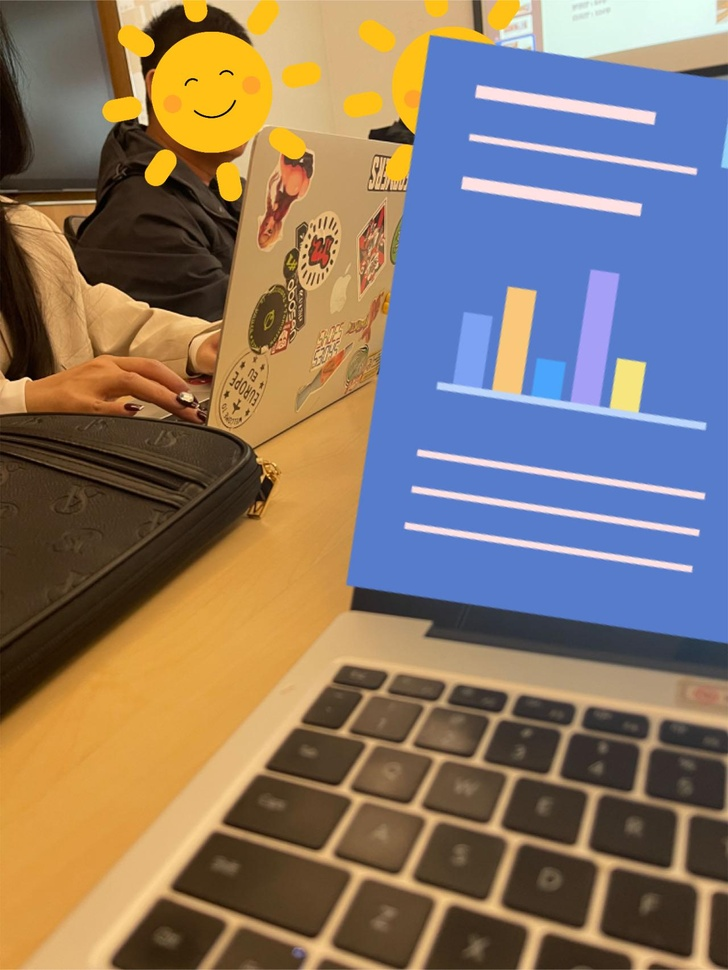
//> input picture 1.jpg, 728 x 970 px, shrunk from 1280 x 1706 before the run
$ ./main   (built with g++ and OpenCV 4)
//> lines starting //> are read from the running program, lines starting //| are printed output that depends on the picture
### createalpha.h
#ifndef CREATEALPHA_H
#define CREATEALPHA_H
#include <opencv2/objdetect.hpp>
#include <opencv2/imgproc.hpp>

class CreateAlpha
{
public:
    CreateAlpha(){};
    cv::Mat createAlphaChannel(cv::Mat& src);
    int addAlpha(cv::Mat& src, cv::Mat& dst, cv::Mat& alpha);
};

#endif // CREATEALPHA_H

### pieceofimage.h
#ifndef PIECEOFIMAGE_H
#define PIECEOFIMAGE_H
#include <map>
#include <opencv2/opencv.hpp>

class RectangleScope{
public:
    RectangleScope(){}
    cv::Point ltp;
    cv::Point rtp;
    cv::Point rbp;
    cv::Point lbp;
    int getWidth(){return rtp.x-ltp.x;}
    int getHeight(){return rbp.y-ltp.y;}
};

class CircleScope{
public:
    CircleScope(){}
    cv::Point center;
    int r;
    int code;
};

struct KeyPoints{
    RectangleScope externalScope;
    RectangleScope internalScope;
    std::vector<CircleScope> circleScopes;
};

class Location
{
public:
    Location(){};
    int row;
    int col;

    Location(long irow,long icol):row(irow),col(icol){}
};
class SizeOfImage
{
public:
    SizeOfImage(){};
    int width;
    int height;
    SizeOfImage(long iwidth,long iheight):width(iwidth),height(iheight){}
};

class PieceOfImage
{
public:
    PieceOfImage(){};
    Location location={0,0};
    std::map<std::string,int> sidesCode={{"左边",0},{"上边",0},{"右边",0},{"下边",0}};
    SizeOfImage size;
    std::string type;
    cv::Mat image;
    int r;
    cv::Mat shapedImage;
    KeyPoints getKeyPoints();
    void setKeyPoints();
private:
    KeyPoints keyPoints;
};

class ImageToTest{
public:
    ImageToTest(){};
    Location location={0,0};
    std::map<std::string,int> sidesCode={{"左边",0},{"上边",0},{"右边",0},{"下边",0}};
    std::string type;
};

#endif // PIECEOFIMAGE_H

### tools.h
#ifndef TOOLS_H
#define TOOLS_H
#include <pieceofimage.h>

class SizeOfPartition{
public:
    SizeOfPartition(){
        col = 0;
        row = 0;
        width = 0;
        height = 0;
        lta = 0;
        keyPoints = KeyPoints();
    };
    int col;
    int row;
    int width;
    int height;
    int lta;
    KeyPoints keyPoints;
};

class Tools
{
public:
    Tools();
    int randCode();
    std::vector<PieceOfImage> toSideCode(std::vector<PieceOfImage> images,const int cols);
    void toTestSideCode(const int rows,const int cols);
    std::vector<PieceOfImage> toPartition(const cv::Mat image,int rows,int cols);
    std::string setType(Location loc,int rows,int cols);
    KeyPoints setCircleScopes(KeyPoints keyPoints,int lta,std::map<std::string,int> sidesCode);
    SizeOfPartition setSizeOfPartition(const std::string type,
                                       const std::map<std::string,int> sidesCode,
                                       const int col,const int row,
                                       const int samllWidth,const int smallHeight,
                                       const int cols,int rows);
    bool inScope(cv::Point point,RectangleScope scope);
    bool inScope(cv::Point point,CircleScope scope);
    int inScopes(cv::Point point,std::vector<CircleScope> circleScopes);
    void toShapeImage(PieceOfImage &image);
    cv::Mat addAlphaToImage(cv::Mat &inputImage);
};

#endif // TOOLS_H

### createalpha.cpp
#include "createalpha.h"

cv::Mat CreateAlpha::createAlphaChannel(cv::Mat& src){

    cv::Mat alpha = cv::Mat::zeros(src.rows, src.cols, CV_8UC1);
    cv::Mat gray = cv::Mat::zeros(src.rows, src.cols, CV_8UC1);

    cv::cvtColor(src, gray, cv::COLOR_RGB2GRAY);

    for (int i = 0; i < src.rows; i++)
    {
        for (int j = 0; j < src.cols; j++)
        {
            alpha.at<uchar>(i, j) = 255;
        }
    }

    return alpha;
}

int CreateAlpha::addAlpha(cv::Mat& src, cv::Mat& dst, cv::Mat& alpha){

    if (src.channels() == 4)
    {
        return -1;
    }
    else if (src.channels() == 1)
    {
        cv::cvtColor(src, src, cv::COLOR_GRAY2RGB);
    }

    dst = cv::Mat(src.rows, src.cols, CV_8UC4);

    std::vector<cv::Mat> srcChannels;
    std::vector<cv::Mat> dstChannels;

    cv::split(src, srcChannels);

    dstChannels.push_back(srcChannels[0]);
    dstChannels.push_back(srcChannels[1]);
    dstChannels.push_back(srcChannels[2]);
    dstChannels.push_back(alpha);
    cv::merge(dstChannels, dst);

    return 0;

}

### tools.cpp
#include "tools.h"
#include <cstdlib>
#include "createalpha.h"

Tools::Tools() {}
// [582 lines left out: functions randCode, toSideCode, setType, setCircleScopes, setSizeOfPartition, not called in this run]


std::vector<PieceOfImage> Tools::toPartition(const cv::Mat originalImage,const int rows,const int cols){

    std::vector<PieceOfImage> images=std::vector<PieceOfImage>();
    SizeOfPartition sizeOfPartition=SizeOfPartition();
    int smallWidth = originalImage.cols / cols;
    int smallHeight = originalImage.rows / rows;
    std::cout<<"original image's rows:"<<originalImage.rows<<";";
    std::cout<<"original image's cols:"<<originalImage.cols<<"\n";
    std::cout<<"small width:"<<smallWidth<<",";
    std::cout<<"small height:"<<smallHeight<<"\n";
    //std::cin.get();

    // 划分原始图片为N*M个小图片
    for (int i = 0; i < rows; i++) {
        for (int j = 0; j < cols; j++) {

            PieceOfImage image=PieceOfImage();

            image.location.row = i;
            image.location.col = j;
            image.sizeOfSmallImage.width = smallWidth;
            image.sizeOfSmallImage.height = smallHeight;
            image.type = setType(image.location,rows,cols);
            cv::Rect roi(j * smallWidth,i * smallHeight, smallWidth, smallHeight);
            cv::Mat smallImage = originalImage(roi).clone();
            image.smallImage = smallImage;
            images.push_back(image);
        }
    }
    images = toSideCode(images,cols);
    for (int i = 0; i < rows; i++) {
        for (int j = 0; j < cols; j++) {
            PieceOfImage image=images[i*cols+j];
            std::string type = image.type;
            std::map<std::string,int> sidesCode = image.sidesCode;

            sizeOfPartition = setSizeOfPartition(type,sidesCode, j * smallWidth,i * smallHeight, smallWidth, smallHeight,originalImage.cols,originalImage.rows);
            images[i*cols+j].setKeyPoints(sizeOfPartition.keyPoints);
            images[i*cols+j].r = sizeOfPartition.lta;

            cv::Rect roi(sizeOfPartition.col, sizeOfPartition.row, sizeOfPartition.width, sizeOfPartition.height);
            cv::Mat shapedImage = originalImage(roi).clone();
            images[i*cols+j].shapedImage = shapedImage;

            // 保存小图片
            std::string filename = "small_image_" + std::to_string(i) + "_" + std::to_string(j) + ".png";
            cv::imwrite(filename, shapedImage);
        }
    }
    return images;
}

// [82 lines left out: functions inScope, inScope, toShapeImage, not called in this run]

cv::Mat Tools::addAlphaToImage(cv::Mat &inputImage){

    cv::Mat image_with_alpha = inputImage.clone();
    CreateAlpha createAlpha = CreateAlpha();

    cv::Mat alpha = createAlpha.createAlphaChannel(inputImage);
    if(createAlpha.addAlpha(inputImage,image_with_alpha,alpha)==-1){
        std::cout << "already has 4 channels";
    }

    return image_with_alpha;
}

// [100 lines left out: function toTestSideCode, not called in this run]

### main.cpp
#include <opencv2/opencv.hpp>
#include <tools.h>

using namespace std;

int main() {
    Tools tools = Tools();
    // // 读取原始图片
    cv::Mat inputImage = cv::imread("E:\\QtProjs\\automatic-image-segmentation\\1.jpg");
//> inputImage is the input picture: 970 rows x 728 cols, CV_8UC3; mean B, G, R 104.9, 118.6, 134.6
    //cv::Mat originalImage = cv::imread("/Users/lpcw/QtProjs/automatic-image-segmentation/1.jpg",cv::IMREAD_COLOR);
     //.clone();
    cv::Mat originalImage;
    if(inputImage.channels() == 4){
        std::cout << "image has 4 Channels"<<"\n";
        originalImage = inputImage.clone();
    }else{
        std::cout << "image doesn't has 4 Channels"<<"\n";
        originalImage = tools.addAlphaToImage(inputImage);
//> in createAlphaChannel, `cv::cvtColor(src, gray, cv::COLOR_RGB2GRAY);`:
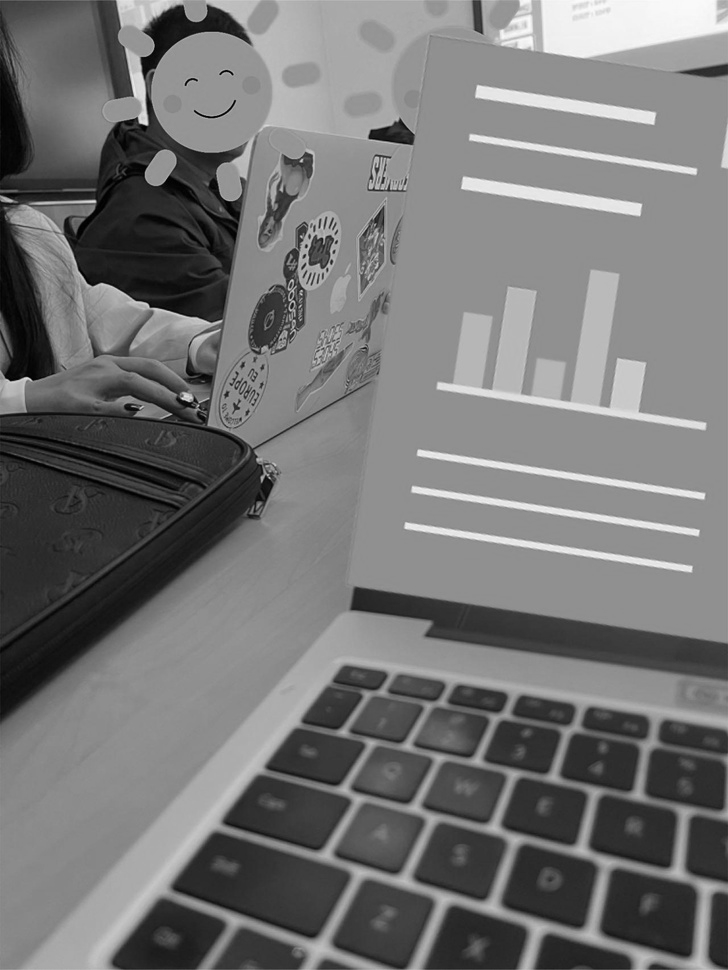
//> gray: 970 rows x 728 cols, CV_8UC1; min 0, max 252, mean 116.3
//> after the loop in createAlphaChannel, `for (int i = 0; i < src.rows; i++)`: alpha: 970 rows x 728 cols, CV_8UC1; every value is 255
//> in addAlpha, `cv::split(src, srcChannels);`:
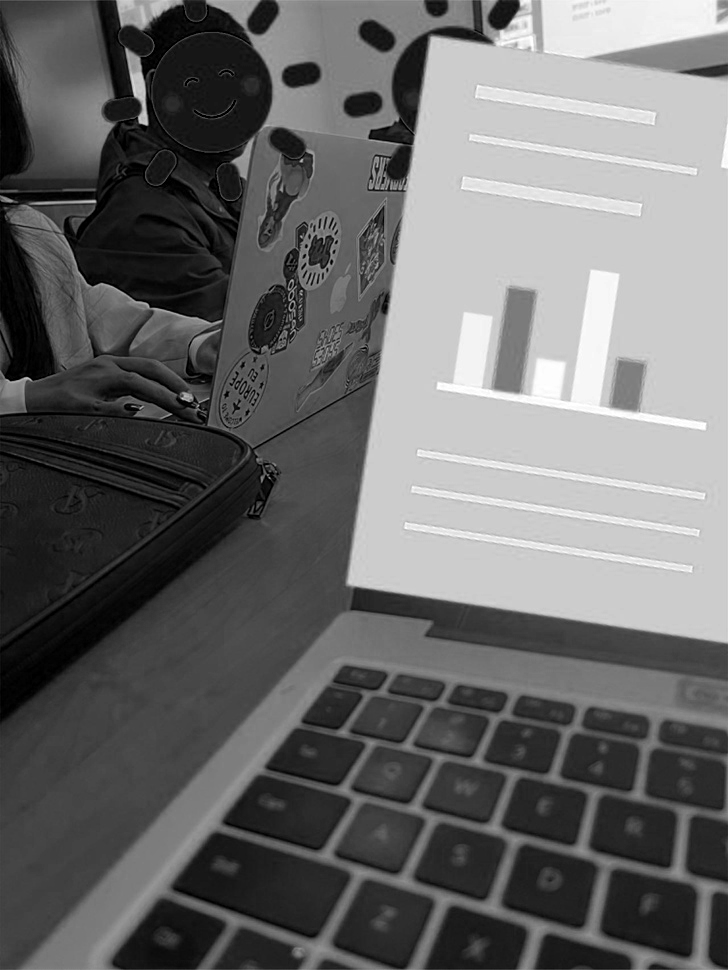
//> srcChannels[0]: 970 rows x 728 cols, CV_8UC1; min 0, max 255, mean 104.9
//> in addAlpha, `cv::split(src, srcChannels);`:
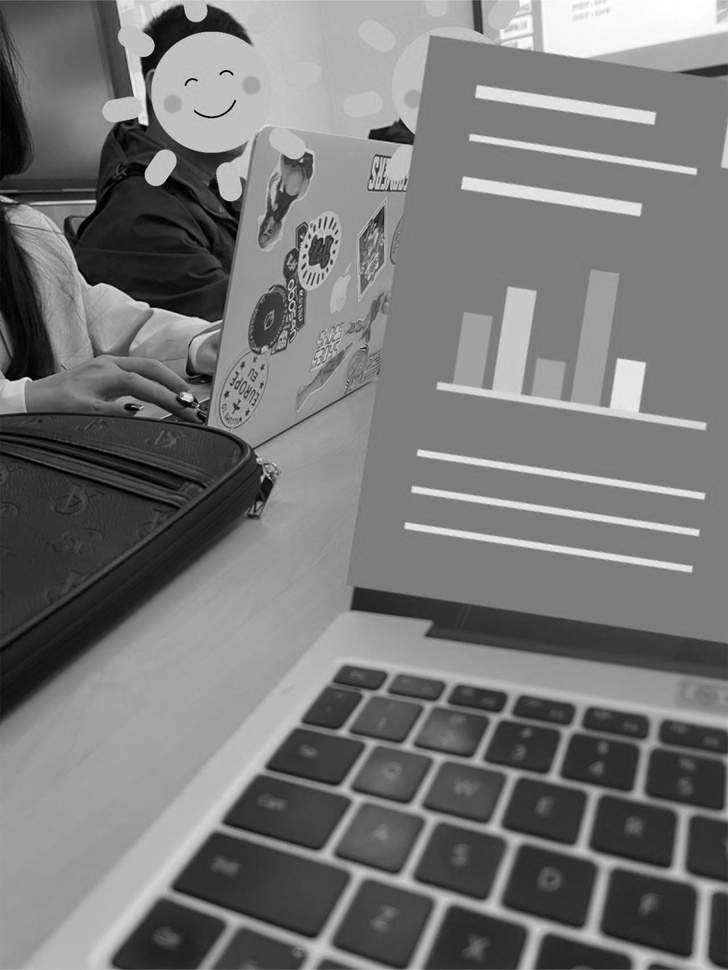
//> srcChannels[1]: 970 rows x 728 cols, CV_8UC1; min 0, max 255, mean 118.6
//> in addAlpha, `cv::split(src, srcChannels);`:
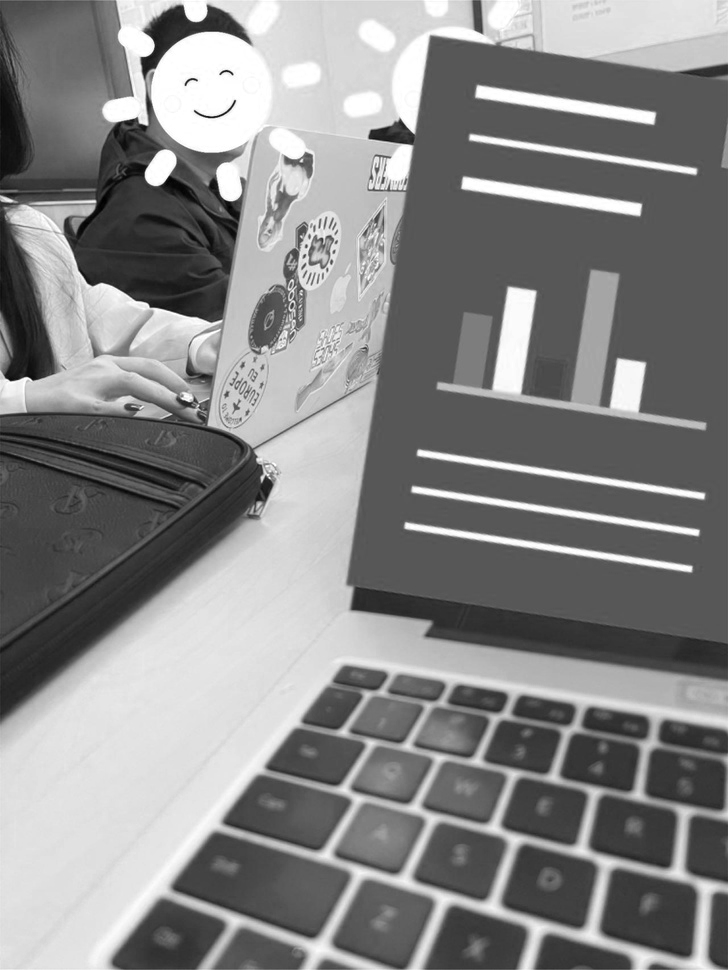
//> srcChannels[2]: 970 rows x 728 cols, CV_8UC1; min 0, max 255, mean 134.6
        std::cout << "image now has "<<originalImage.channels() <<"channels"<<"\n";
//| image now has 4channels
    }

    std::vector<PieceOfImage> smallImages = tools.toPartition(originalImage,3,3);
//| original image's rows:970;
//| original image's cols:728
//| small width:242,
//| small height:323
//> (the run ends here: the program needs code that is not available in this run, at `image.sizeOfSmallImage.width = smallWidth;`)
